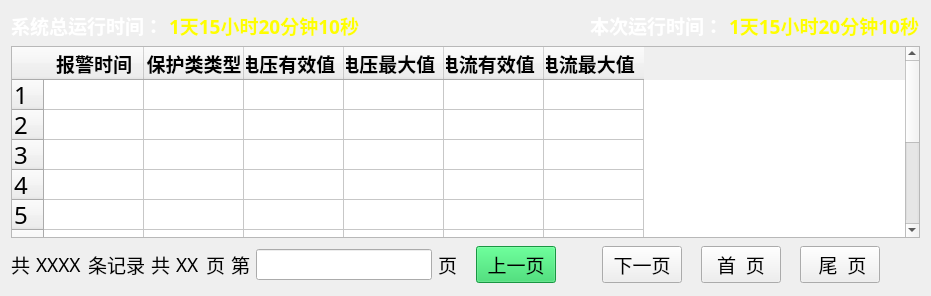
     <widget class="QWidget" name="ztjlpage">
      <layout class="QGridLayout" name="gridLayout_6">
       <item row="0" column="0">
        <layout class="QHBoxLayout" name="horizontalLayout_25">
         <item>
          <layout class="QHBoxLayout" name="horizontalLayout_7">
           <item>
            <widget class="QLabel" name="label_29">
             <property name="font">
              <font>
               <family>微软雅黑</family>
               <pointsize>14</pointsize>
               <weight>75</weight>
               <bold>true</bold>
              </font>
             </property>
             <property name="styleSheet">
              <string notr="true">color: rgb(255, 255, 255);</string>
             </property>
             <property name="text">
              <string>系统总运行时间：</string>
             </property>
            </widget>
           </item>
           <item>
            <widget class="QLabel" name="totaltime_label">
             <property name="font">
              <font>
               <family>微软雅黑</family>
               <pointsize>14</pointsize>
               <weight>75</weight>
               <bold>true</bold>
              </font>
             </property>
             <property name="styleSheet">
              <string notr="true">color: rgb(254, 254, 0);</string>
             </property>
             <property name="text">
              <string>1天15小时20分钟10秒</string>
             </property>
            </widget>
           </item>
          </layout>
         </item>
         <item>
          <spacer name="horizontalSpacer_15">
           <property name="orientation">
            <enum>Qt::Horizontal</enum>
           </property>
           <property name="sizeHint" stdset="0">
            <size>
             <width>40</width>
             <height>20</height>
            </size>
           </property>
          </spacer>
         </item>
         <item>
          <layout class="QHBoxLayout" name="horizontalLayout_23">
           <item>
            <widget class="QLabel" name="label_31">
             <property name="font">
              <font>
               <family>微软雅黑</family>
               <pointsize>14</pointsize>
               <weight>75</weight>
               <bold>true</bold>
              </font>
             </property>
             <property name="styleSheet">
              <string notr="true">color: rgb(255, 255, 255);</string>
             </property>
             <property name="text">
              <string>本次运行时间：</string>
             </property>
            </widget>
           </item>
           <item>
            <widget class="QLabel" name="lasttime_label">
             <property name="font">
              <font>
               <family>微软雅黑</family>
               <pointsize>14</pointsize>
               <weight>75</weight>
               <bold>true</bold>
              </font>
             </property>
             <property name="styleSheet">
              <string notr="true">color: rgb(254, 254, 0);</string>
             </property>
             <property name="text">
              <string>1天15小时20分钟10秒</string>
             </property>
            </widget>
           </item>
          </layout>
         </item>
        </layout>
       </item>
       <item row="2" column="0">
        <layout class="QHBoxLayout" name="horizontalLayout_5">
         <item>
          <widget class="QLabel" name="label">
           <property name="font">
            <font>
             <family>微软雅黑</family>
             <pointsize>14</pointsize>
            </font>
           </property>
           <property name="text">
            <string>共</string>
           </property>
          </widget>
         </item>
         <item>
          <widget class="QLabel" name="label_totalrecord">
           <property name="font">
            <font>
             <family>微软雅黑</family>
             <pointsize>14</pointsize>
            </font>
           </property>
           <property name="text">
            <string>XXXX</string>
           </property>
          </widget>
         </item>
         <item>
          <widget class="QLabel" name="label_69">
           <property name="font">
            <font>
             <family>微软雅黑</family>
             <pointsize>14</pointsize>
            </font>
           </property>
           <property name="text">
            <string>条记录</string>
           </property>
          </widget>
         </item>
         <item>
          <widget class="QLabel" name="label_70">
           <property name="font">
            <font>
             <family>微软雅黑</family>
             <pointsize>14</pointsize>
            </font>
           </property>
           <property name="text">
            <string>共</string>
           </property>
          </widget>
         </item>
         <item>
          <widget class="QLabel" name="label_totalpage">
           <property name="font">
            <font>
             <family>微软雅黑</family>
             <pointsize>14</pointsize>
            </font>
           </property>
           <property name="text">
            <string>XX</string>
           </property>
          </widget>
         </item>
         <item>
          <widget class="QLabel" name="label_72">
           <property name="font">
            <font>
             <family>微软雅黑</family>
             <pointsize>14</pointsize>
            </font>
           </property>
           <property name="text">
            <string>页</string>
           </property>
          </widget>
         </item>
         <item>
          <widget class="QLabel" name="label_5">
           <property name="font">
            <font>
             <family>微软雅黑</family>
             <pointsize>14</pointsize>
            </font>
           </property>
           <property name="text">
            <string>第</string>
           </property>
          </widget>
         </item>
         <item>
          <widget class="mylineedit" name="lineEdit_page">
           <property name="baseSize">
            <size>
             <width>0</width>
             <height>0</height>
            </size>
           </property>
           <property name="font">
            <font>
             <pointsize>14</pointsize>
            </font>
           </property>
           <property name="alignment">
            <set>Qt::AlignCenter</set>
           </property>
          </widget>
         </item>
         <item>
          <widget class="QLabel" name="label_6">
           <property name="font">
            <font>
             <family>微软雅黑</family>
             <pointsize>14</pointsize>
            </font>
           </property>
           <property name="text">
            <string>页</string>
           </property>
          </widget>
         </item>
         <item>
          <spacer name="horizontalSpacer_30">
           <property name="orientation">
            <enum>Qt::Horizontal</enum>
           </property>
           <property name="sizeHint" stdset="0">
            <size>
             <width>13</width>
             <height>41</height>
            </size>
           </property>
          </spacer>
         </item>
         <item>
          <widget class="QPushButton" name="upBtn">
           <property name="font">
            <font>
             <family>微软雅黑</family>
             <pointsize>14</pointsize>
            </font>
           </property>
           <property name="styleSheet">
            <string notr="true">background-color: rgb(35, 210, 92);</string>
           </property>
           <property name="text">
            <string>上一页</string>
           </property>
          </widget>
         </item>
         <item>
          <spacer name="horizontalSpacer_31">
           <property name="orientation">
            <enum>Qt::Horizontal</enum>
           </property>
           <property name="sizeHint" stdset="0">
            <size>
             <width>40</width>
             <height>20</height>
            </size>
           </property>
          </spacer>
         </item>
         <item>
          <widget class="QPushButton" name="nextBtn">
           <property name="font">
            <font>
             <family>微软雅黑</family>
             <pointsize>14</pointsize>
            </font>
           </property>
           <property name="text">
            <string>下一页</string>
           </property>
          </widget>
         </item>
         <item>
          <spacer name="horizontalSpacer_9">
           <property name="orientation">
            <enum>Qt::Horizontal</enum>
           </property>
           <property name="sizeHint" stdset="0">
            <size>
             <width>13</width>
             <height>41</height>
            </size>
           </property>
          </spacer>
         </item>
         <item>
          <widget class="QPushButton" name="firstBtn">
           <property name="font">
            <font>
             <family>微软雅黑</family>
             <pointsize>14</pointsize>
            </font>
           </property>
           <property name="text">
            <string>首  页</string>
           </property>
          </widget>
         </item>
         <item>
          <spacer name="horizontalSpacer_10">
           <property name="orientation">
            <enum>Qt::Horizontal</enum>
           </property>
           <property name="sizeHint" stdset="0">
            <size>
             <width>13</width>
             <height>41</height>
            </size>
           </property>
          </spacer>
         </item>
         <item>
          <widget class="QPushButton" name="tailBtn">
           <property name="font">
            <font>
             <family>微软雅黑</family>
             <pointsize>14</pointsize>
            </font>
           </property>
           <property name="text">
            <string> 尾  页</string>
           </property>
          </widget>
         </item>
         <item>
          <spacer name="horizontalSpacer_11">
           <property name="orientation">
            <enum>Qt::Horizontal</enum>
           </property>
           <property name="sizeHint" stdset="0">
            <size>
             <width>40</width>
             <height>20</height>
            </size>
           </property>
          </spacer>
         </item>
        </layout>
       </item>
       <item row="1" column="0">
        <widget class="QTableWidget" name="tableWidget">
         <property name="sizePolicy">
          <sizepolicy hsizetype="Expanding" vsizetype="Expanding">
           <horstretch>0</horstretch>
           <verstretch>0</verstretch>
          </sizepolicy>
         </property>
         <property name="font">
          <font>
           <family>微软雅黑</family>
           <pointsize>18</pointsize>
           <kerning>true</kerning>
          </font>
         </property>
         <property name="autoFillBackground">
          <bool>false</bool>
         </property>
         <property name="styleSheet">
          <string notr="true">QScrollBar::vertical
{
    width: 35px;
}
QScrollBar::horizontal
{
    height: 35px;
}
color: rgb(57, 201, 255);</string>
         </property>
         <property name="frameShape">
          <enum>QFrame::StyledPanel</enum>
         </property>
         <property name="frameShadow">
          <enum>QFrame::Sunken</enum>
         </property>
         <property name="verticalScrollBarPolicy">
          <enum>Qt::ScrollBarAsNeeded</enum>
         </property>
         <property name="horizontalScrollBarPolicy">
          <enum>Qt::ScrollBarAsNeeded</enum>
         </property>
         <property name="showDropIndicator" stdset="0">
          <bool>true</bool>
         </property>
         <property name="dragDropOverwriteMode">
          <bool>true</bool>
         </property>
         <property name="showGrid">
          <bool>true</bool>
         </property>
         <attribute name="horizontalHeaderCascadingSectionResizes">
          <bool>false</bool>
         </attribute>
         <attribute name="horizontalHeaderHighlightSections">
          <bool>true</bool>
         </attribute>
         <attribute name="horizontalHeaderShowSortIndicator" stdset="0">
          <bool>false</bool>
         </attribute>
         <attribute name="verticalHeaderCascadingSectionResizes">
          <bool>false</bool>
         </attribute>
         <row>
          <property name="text">
           <string>1</string>
          </property>
         </row>
         <row>
          <property name="text">
           <string>2</string>
          </property>
         </row>
         <row>
          <property name="text">
           <string>3</string>
          </property>
         </row>
         <row>
          <property name="text">
           <string>4</string>
          </property>
         </row>
         <row>
          <property name="text">
           <string>5</string>
          </property>
         </row>
         <row>
          <property name="text">
           <string>6</string>
          </property>
         </row>
         <row>
          <property name="text">
           <string>7</string>
          </property>
         </row>
         <row>
          <property name="text">
           <string>8</string>
          </property>
         </row>
         <row>
          <property name="text">
           <string>9</string>
          </property>
         </row>
         <row>
          <property name="text">
           <string>10</string>
          </property>
         </row>
         <column>
          <property name="text">
           <string>报警时间</string>
          </property>
          <property name="font">
           <font>
            <pointsize>14</pointsize>
            <weight>75</weight>
            <bold>true</bold>
           </font>
          </property>
         </column>
         <column>
          <property name="text">
           <string>保护类类型</string>
          </property>
          <property name="font">
           <font>
            <pointsize>14</pointsize>
            <weight>75</weight>
            <bold>true</bold>
           </font>
          </property>
         </column>
         <column>
          <property name="text">
           <string>输出电压有效值（V）</string>
          </property>
          <property name="font">
           <font>
            <pointsize>14</pointsize>
            <weight>75</weight>
            <bold>true</bold>
           </font>
          </property>
         </column>
         <column>
          <property name="text">
           <string>输出电压最大值（V）</string>
          </property>
          <property name="font">
           <font>
            <pointsize>14</pointsize>
            <weight>75</weight>
            <bold>true</bold>
           </font>
          </property>
         </column>
         <column>
          <property name="text">
           <string>输出电流有效值（A）</string>
          </property>
          <property name="font">
           <font>
            <pointsize>14</pointsize>
            <weight>75</weight>
            <bold>true</bold>
           </font>
          </property>
         </column>
         <column>
          <property name="text">
           <string>输出电流最大值（A）</string>
          </property>
          <property name="font">
           <font>
            <pointsize>14</pointsize>
            <weight>75</weight>
            <bold>true</bold>
           </font>
          </property>
         </column>
        </widget>
       </item>
      </layout>
     </widget>
